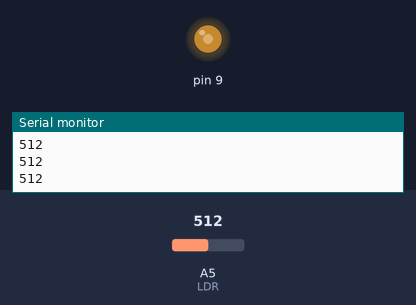
Bench run of a sketch on a simulated Arduino Uno, built with avr-gcc and run on an emulated ATmega328P. Shown: output pins drawn as LEDs (lit = HIGH), the last lines printed to the serial monitor. The inputs (shaded band) are chosen by the test bench; at power-on: A5 (LDR) = 512.

Above: at 1.2 s.
1.3 s: A5 (LDR) set to 716
At 2.2 s:
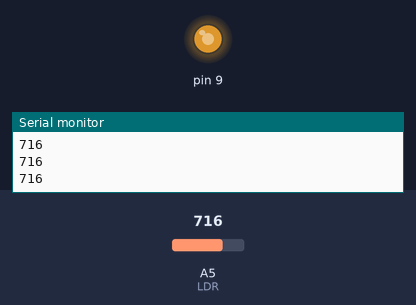
2.8 s: A5 (LDR) set to 900
At 3.4 s:
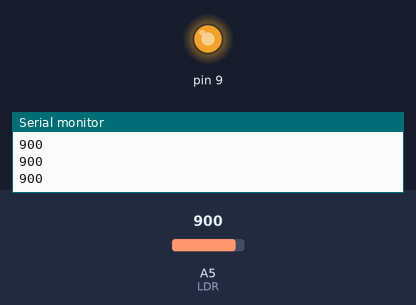
4.3 s: A5 (LDR) set to 122
At 5.5 s:
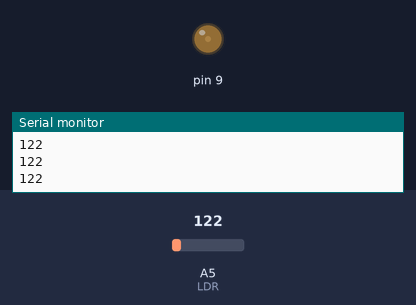
5.8 s: A5 (LDR) set to 0
At 6.8 s:
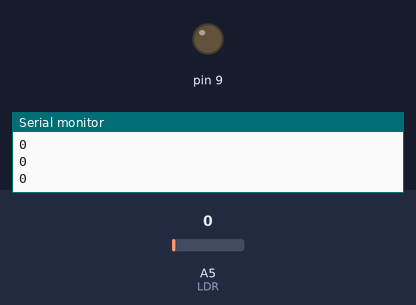
7.3 s: A5 (LDR) set to 511
At 8.0 s:
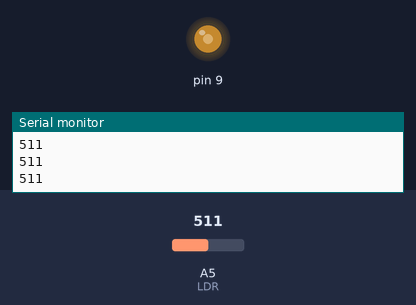
Timing chart, 0 to 9.8 s (numbered marks = the images above; inputs shaded):
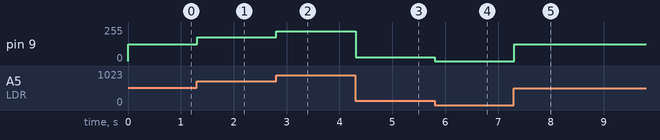

The sketch:

Analog_LDR.ino
```cpp
int sensorValue = 0;
byte LDR = A5;

void setup ( )
{
  pinMode(LDR,INPUT);
  pinMode(9,OUTPUT);
  Serial.begin (9600);
}

void loop ()
{
  sensorValue = analogRead(LDR)  ;
  Serial.println(sensorValue);
  analogWrite(9 , map (sensorValue , 0,1023 ,0,255));
}
```

Measured:
- after the input at 1.3 s, pin 9: 127/255 → 178/255 at once
- after the input at 2.8 s, pin 9: 178/255 → 224/255 at once
- after the input at 4.3 s, pin 9: 224/255 → 30/255 at once
- after the input at 5.8 s, pin 9: 30/255 → 0/255 at once
- after the input at 7.3 s, pin 9: 0/255 → 127/255 at once
